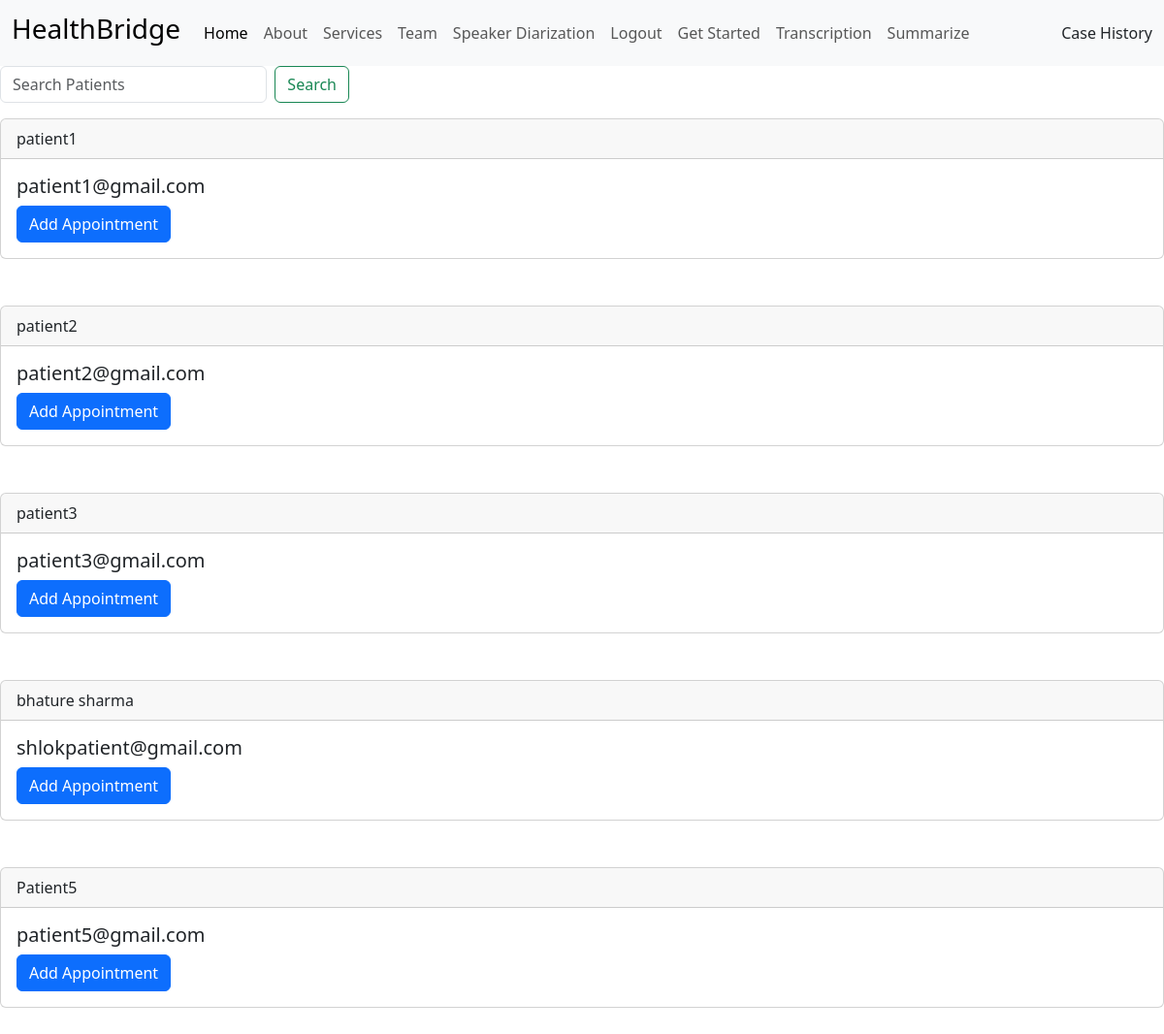
Screenshot of /search/ (signed in) with the database file from the repository.
### base/models.py (models this page shows, shortened)
class CustomUser(AbstractUser):
    is_doctor = models.BooleanField(default = False)
    is_patient = models.BooleanField(default = False)
    email = models.EmailField(unique = True)
    name = models.CharField(max_length = 100)
    USERNAME_FIELD = 'email'
    REQUIRED_FIELDS=['name','username']

### base/views.py (the view)
# urls.py: path("search/", views.search, name="search"),
def search(request):
    if request.POST.get("q") != None:
        q = request.POST.get("q")
    else:
        q = ""
    users = CustomUser.objects.filter(Q(email__icontains=q) | Q(name__icontains=q))
    return render(request, "base/search.html", {"users": users})

### base/templates/base/search.html (shortened to what this page needs)
{% extends 'navbar.html' %}
{% block content %}
<body>
    <div class="search">
        <form class="d-flex"  role="search" action="{% url 'search' %}">
            <input class="form-control me-2" type="search" placeholder="Search Patients" aria-label="Search" name="q">
            <button class="btn btn-outline-success" type="submit">Search</button>
        </form>
    </div>
    <div>
        {% for user in users %}
            {% if user.is_patient == True %}
            <div class="card">
                <div class="card-header">
                    {{user.name}}
                </div>
                <div class="card-body">
                  <h5 class="card-title">{{user.email}}</h5>
                  <a href="{% url 'appointment' user.id %}" class="btn btn-primary">Add Appointment</a>
                </div>
              </div>
              <br>
              <br>
            {% endif %}
        {% endfor %}
    </div>
    {% endblock content %}

### base/templates/base/search.html (style rules this page uses)
.search { width: 30%; }

### rows the page displays
CustomUser: name "patient1", email "patient1@gmail.com"
CustomUser: name "patient2", email "patient2@gmail.com"
CustomUser: name "patient3", email "patient3@gmail.com"
CustomUser: name "bhature sharma", email "shlokpatient@gmail.com"
CustomUser: name "Patient5", email "patient5@gmail.com"
